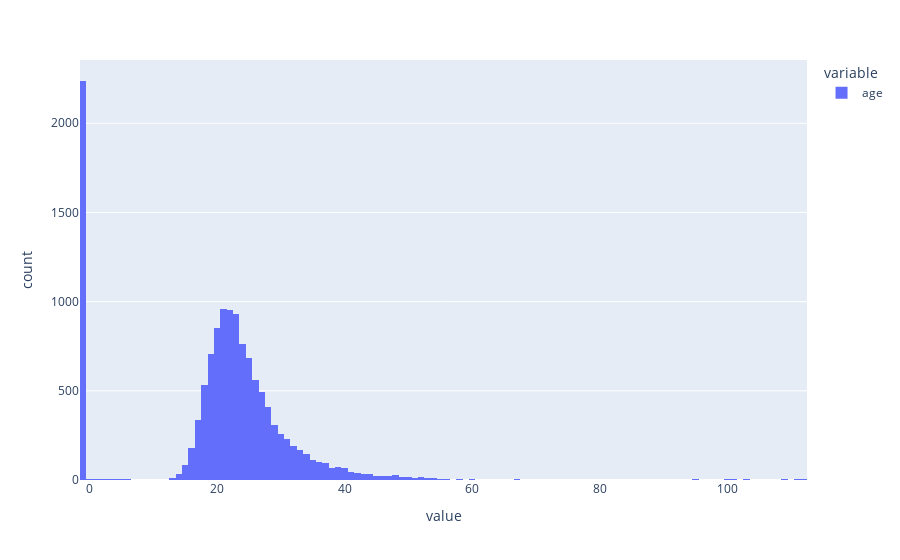

The notebook cell this image was saved under:
### Code cell
px.histogram(users.age)

### Figure 1 — Plotly figure (JSON) as saved in the notebook; plotly's stock layout.template omitted (floating-point values rounded to 4 significant figures; data arrays with more than 128 entries replaced by an {"elided": "..."} marker saying what was removed)
{"data": [{"alignmentgroup": "True", "bingroup": "x", "hovertemplate": "variable=age<br>value=%{x}<br>count=%{y}<extra></extra>", "legendgroup": "age", "marker": {"color": "#636efa"}, "name": "age", "offsetgroup": "age", "orientation": "v", "showlegend": true, "type": "histogram", "x": {"elided": "12998 int values"}, "xaxis": "x", "yaxis": "y"}], "layout": {"barmode": "relative", "legend": {"title": {"text": "variable"}, "tracegroupgap": 0}, "margin": {"t": 60}, "xaxis": {"anchor": "y", "domain": [0, 1], "title": {"text": "value"}}, "yaxis": {"anchor": "x", "domain": [0, 1], "title": {"text": "count"}}}}
